Frame 1 (no input): blank canvas, image omitted
Frame 60 (no input): blank canvas, image omitted
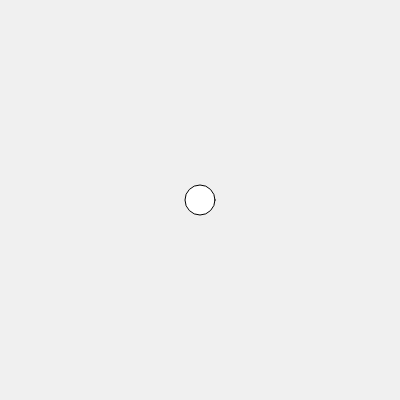
Frame 120 (the mouse pressed at the canvas centre since frame 60)

The p5.js sketch whose frames 1 and 60 were blank and that drew this single picture after the mouse press (run headless with seeded random() and noise() and a simulated clock; from frame 60 on, the mouse is pressed at the canvas centre):

// p5.js sketch
// ── sketch.js
let posiciones = [];
function setup() {
 createCanvas(400, 400);
}
function draw() {
 background(240);
 for (let i = 0; i < posiciones.length; i++)
 {
    circle(posiciones[i].x,posiciones[i].y,30);
 }
}
function mousePressed()
{
    posiciones.push({x:mouseX, y:mouseY});
}
